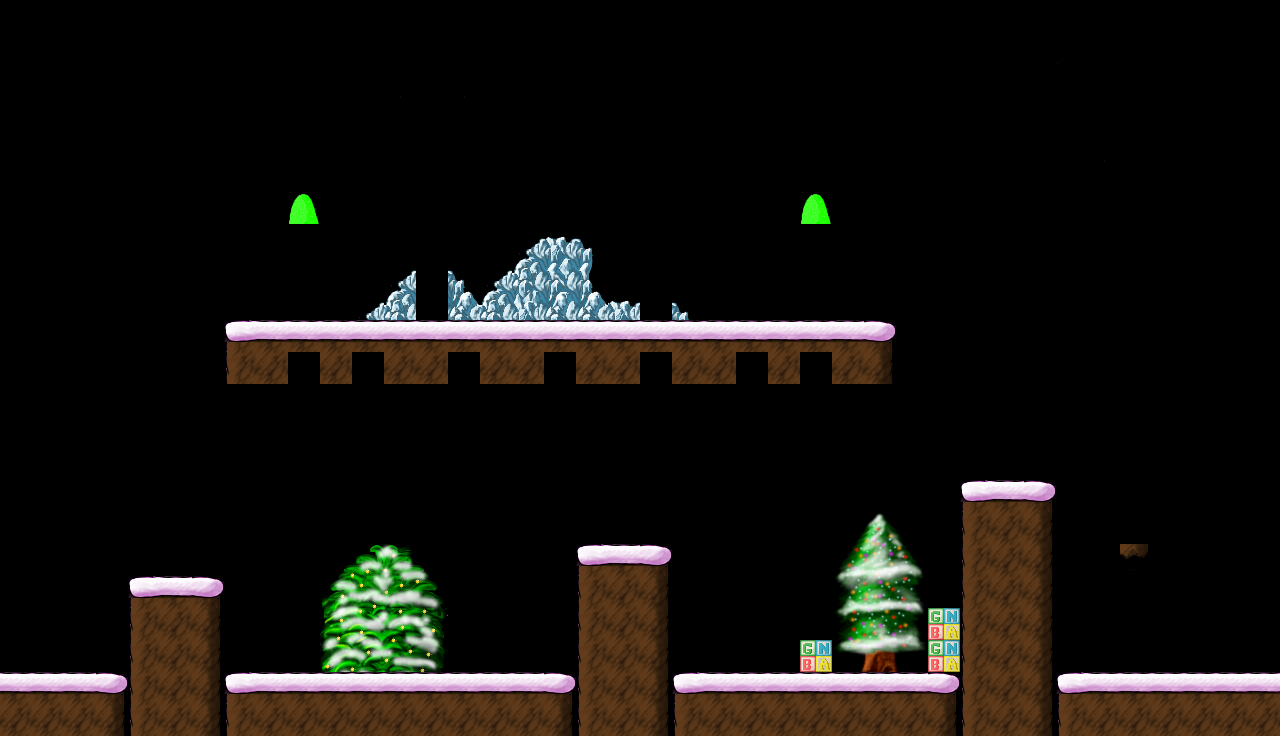

Tiled map render using the project's own tile images. Description and the whole map definition, tile-layer contents included, below:
An orthogonal 40x23 tile map with 32x32 px tiles, 1 tile layer (Tile Layer 1).

<map version="1.2" tiledversion="1.2.0" orientation="orthogonal" renderorder="right-down" width="40" height="23" tilewidth="32" tileheight="32" infinite="0" nextlayerid="3" nextobjectid="1">
 <tileset firstgid="1" source="tilemap.tsx" />
 <layer id="1" name="Tile Layer 1" width="40" height="23">
  <data encoding="csv">
0,0,0,0,0,0,0,0,0,0,0,0,0,0,0,0,0,0,0,0,0,0,0,0,0,0,0,0,0,0,0,0,0,0,0,0,0,0,0,0,
0,0,0,0,0,0,0,0,0,0,0,0,0,0,0,0,0,0,0,0,0,0,0,0,0,0,0,0,0,0,0,0,0,827,828,829,0,0,0,0,
0,0,0,0,0,0,0,0,0,0,0,0,0,0,0,0,0,0,0,0,0,0,0,0,0,0,0,0,0,0,0,0,0,891,892,893,0,0,0,0,
0,0,0,0,0,0,0,0,0,0,0,3092,3094,3093,3094,3095,0,0,0,0,0,0,0,0,0,0,0,0,0,0,0,0,0,830,831,832,0,0,0,0,
0,0,0,0,0,0,0,0,0,0,0,0,0,388,0,0,0,0,0,0,0,0,0,0,0,0,0,0,0,0,0,0,0,894,895,896,0,0,0,0,
0,0,0,0,0,0,0,0,0,0,0,0,0,388,0,0,0,0,0,0,0,0,0,0,0,0,0,0,0,0,0,0,0,3092,3094,3095,0,0,0,0,
0,0,0,0,0,0,0,0,0,2367,0,0,0,388,0,0,0,0,0,3092,3093,3095,0,0,0,2367,0,0,0,0,0,0,0,0,0,0,0,0,0,0,
0,0,0,0,0,0,0,0,0,2614,0,0,0,388,0,0,443,444,445,0,388,0,0,0,0,2614,0,0,0,516,517,518,519,520,0,0,0,0,0,0,
0,0,0,0,0,0,0,0,0,2615,0,0,443,390,445,443,506,508,509,0,388,0,0,0,0,2615,0,0,0,580,3089,3090,3091,584,0,0,0,0,0,0,
0,0,0,0,0,0,0,0,0,2614,0,443,506,391,505,506,569,633,505,444,390,445,0,0,0,2614,0,0,0,644,645,646,647,648,0,0,0,0,0,0,
0,0,0,0,0,0,0,3211,3212,3212,3212,3212,3212,3212,3212,3212,3212,3212,3212,3212,3212,3212,3212,3212,3212,3212,3212,3213,0,0,0,0,0,0,0,0,0,0,0,0,
0,0,0,0,0,0,0,3275,3276,3348,3276,3144,3276,3276,3144,3276,3276,3144,3276,3276,3144,3276,3276,3144,3276,3348,3276,3277,0,0,0,0,0,0,0,0,0,0,0,0,
0,0,0,0,0,0,0,1838,1839,392,1839,1839,1839,1839,1839,1839,1839,1839,1839,1839,1839,1839,1839,1839,1839,392,1839,1840,0,0,0,0,0,0,0,0,0,0,0,0,
0,0,0,0,0,0,0,0,0,388,0,0,0,0,0,0,0,0,0,0,0,0,0,0,0,388,0,0,0,0,0,0,0,0,0,0,0,0,0,0,
0,0,0,0,0,0,0,0,0,388,0,0,0,0,0,0,0,0,0,0,0,0,0,0,0,388,0,0,0,0,0,0,0,0,0,0,0,0,0,0,
0,0,0,0,0,0,0,0,0,388,0,0,0,0,0,0,0,0,0,0,0,0,0,0,0,388,0,0,0,0,3211,3212,3213,0,0,0,0,0,0,0,
0,0,0,0,0,0,0,0,0,388,0,0,0,0,0,0,0,0,0,0,0,0,0,0,0,388,1905,1906,1907,0,3275,3276,3277,0,0,0,0,0,0,0,
0,0,0,0,0,0,0,0,0,388,1785,1786,1787,1788,0,0,0,0,3211,3212,3213,0,0,0,0,388,1969,1970,1971,0,3275,3276,3277,0,0,3341,0,0,0,0,
0,0,0,0,3211,3212,3213,0,0,388,1849,1850,1851,1852,0,0,3282,3283,3275,3276,3277,0,0,0,0,388,2033,2034,2035,0,3275,3276,3277,0,0,388,0,0,0,0,
0,0,0,0,3275,3276,3277,0,0,388,1913,1914,1915,1916,3216,3217,3280,3281,3275,3276,3277,0,0,0,0,388,2097,2098,2099,3272,3275,3276,3277,0,0,388,0,3209,3210,0,
0,0,0,0,3275,3276,3277,3207,0,388,1977,1978,1979,1980,3282,3283,3216,3217,3275,3276,3277,0,0,0,0,3272,2161,2162,2163,3272,3275,3276,3277,0,0,388,3209,3210,3209,3210,
3212,3212,3212,3213,3275,3276,3277,3211,3212,3212,3212,3212,3212,3212,3212,3212,3212,3213,3275,3276,3277,3211,3212,3212,3212,3212,3212,3212,3212,3213,3275,3276,3277,3211,3212,3212,3212,3212,3212,3212,
3276,3276,3276,3277,3275,3276,3277,3275,3276,3276,3276,3276,3276,3276,3276,3276,3276,3277,3275,3276,3277,3275,3276,3276,3276,3276,3276,3276,3276,3277,3275,3276,3277,3275,3276,3276,3276,3276,3276,3276
</data>
 </layer>
</map>
